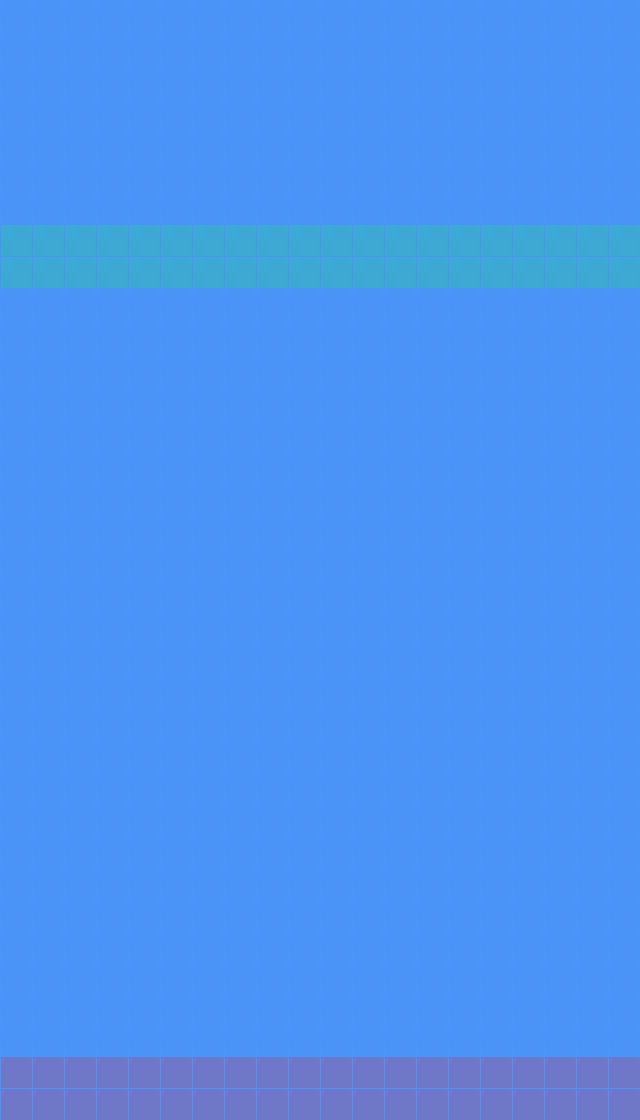

Below is a game level as drawn by its tile map, then a one-line description and the .tmx that defines it (tile-layer data replaced by summaries):
An orthogonal 20x35 tile map with 32x32 px tiles, 3 tile layers (Background, SpwanPoint, DefenceLine), 2 tilesets.

<map version="1.0" orientation="orthogonal" renderorder="right-down" width="20" height="35" tilewidth="32" tileheight="32">
 <tileset firstgid="1" name="meta_tiles" tilewidth="32" tileheight="32" spacing="1">
  <image source="meta_tiles.png" trans="000000" width="67" height="34" />
 </tileset>
 <tileset firstgid="3" name="GrassA" tilewidth="32" tileheight="32" spacing="1">
  <image source="GrassA.jpg" trans="000000" width="640" height="480" />
 </tileset>
 <layer name="Background" width="20" height="35">
  <data>[700 cells, 700 non-empty, 1 distinct tile ids]</data>
 </layer>
 <objectgroup name="obj" />
 <layer name="SpwanPoint" width="20" height="35">
  <data>[700 cells, 40 non-empty, 1 distinct tile ids]</data>
 </layer>
 <layer name="DefenceLine" width="20" height="35">
  <data>[700 cells, 40 non-empty, 1 distinct tile ids]</data>
 </layer>
</map>
